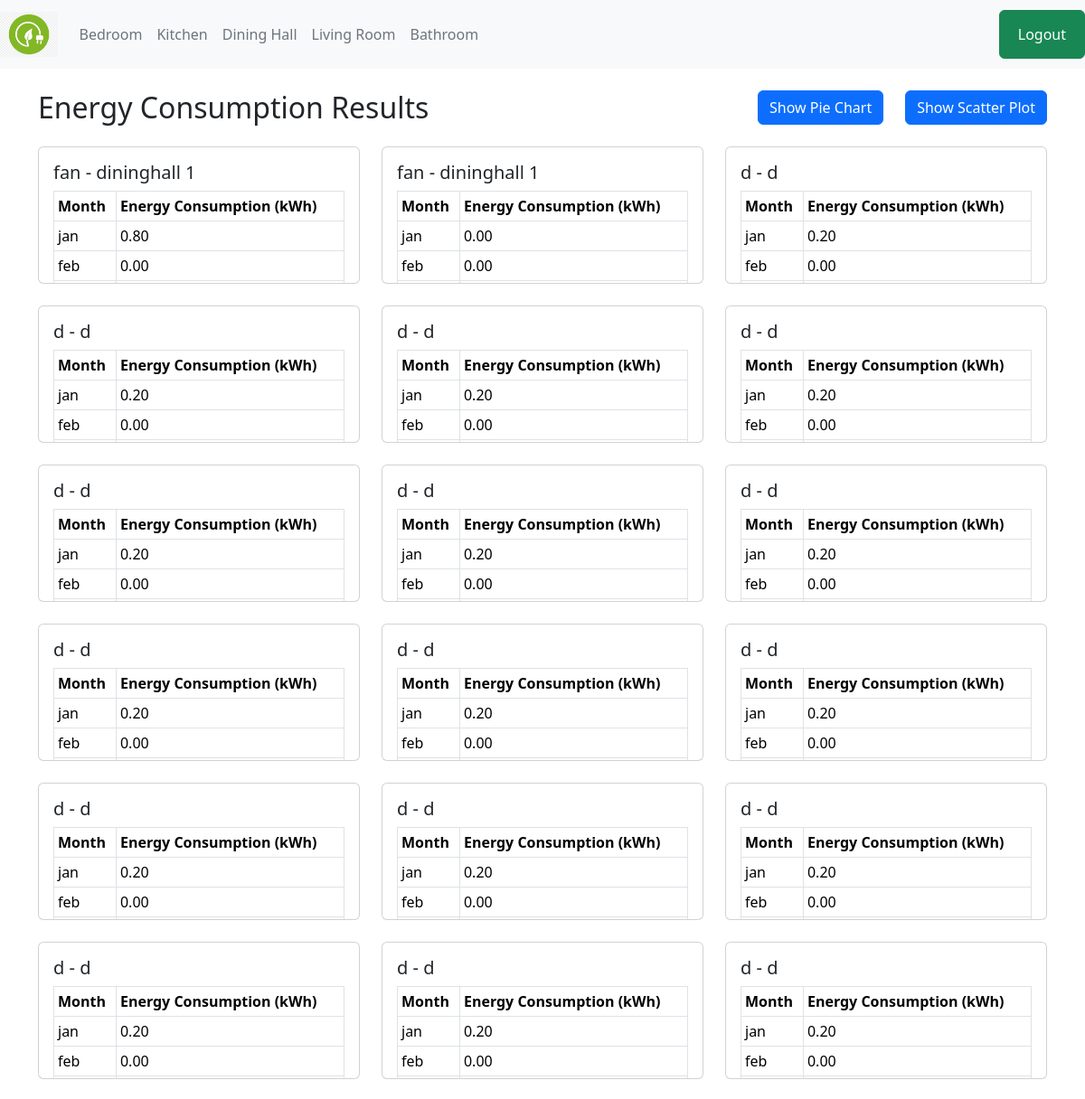
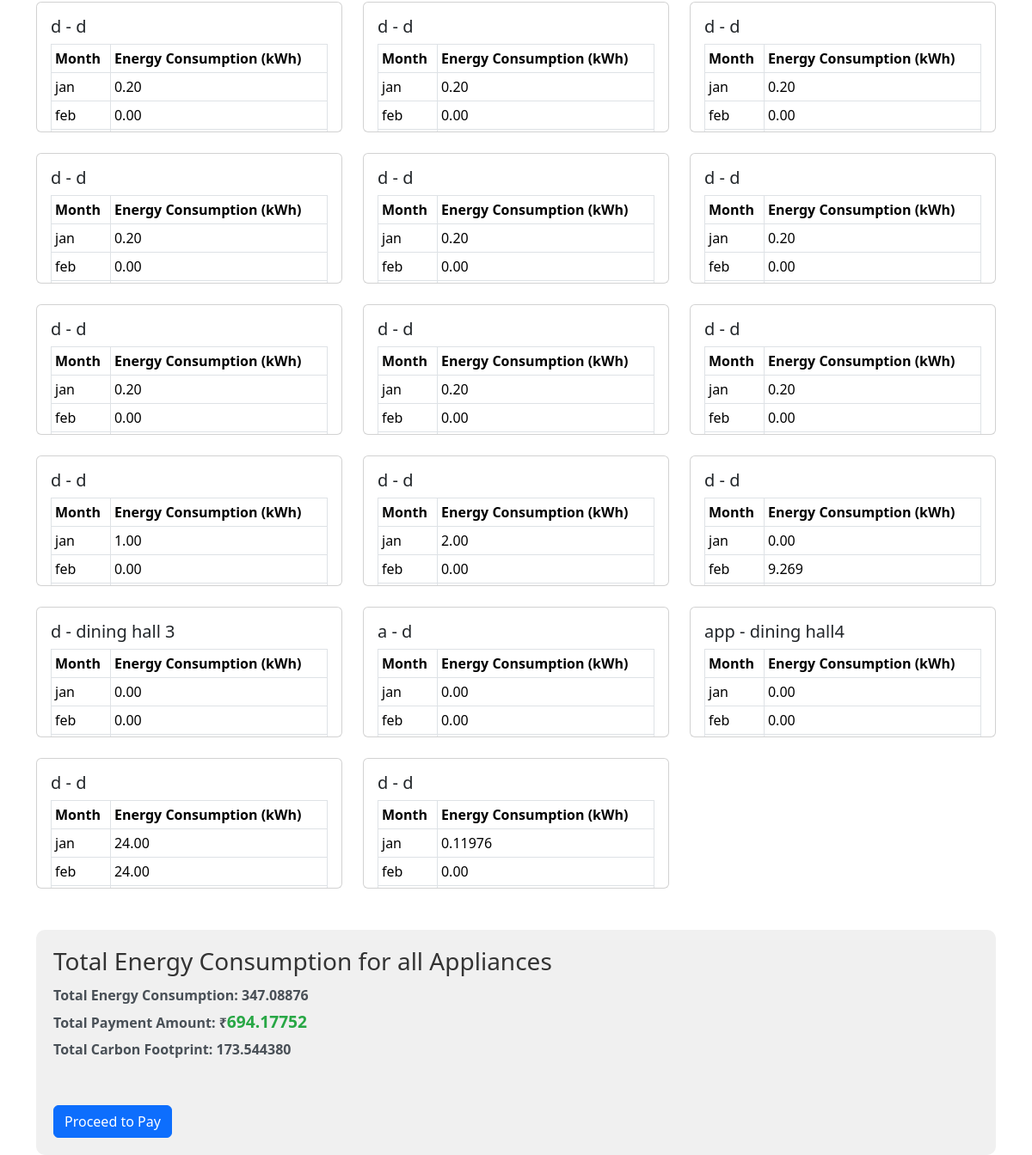
/energy/consumption3/, run on the app's committed database (2 pictures, top to bottom).
### myapp/models.py (models this page shows, shortened)
class DininghallAppliance(models.Model):
    dininghall_name=models.CharField(max_length=100,default='')
    appliance_name = models.CharField(max_length=100)
    wattage = models.IntegerField(help_text='Wattage in Watts')
    quantity = models.IntegerField(default=1)
    jan = models.DecimalField(max_digits=5, decimal_places=2, default=0.00)
    feb = models.DecimalField(max_digits=5, decimal_places=2, default=0.00)
    mar = models.DecimalField(max_digits=5, decimal_places=2, default=0.00)
    apr = models.DecimalField(max_digits=5, decimal_places=2, default=0.00)
    may = models.DecimalField(max_digits=5, decimal_places=2, default=0.00)
    jun = models.DecimalField(max_digits=5, decimal_places=2, default=0.00)
    jul = models.DecimalField(max_digits=5, decimal_places=2, default=0.00)
    aug = models.DecimalField(max_digits=5, decimal_places=2, default=0.00)
    sep = models.DecimalField(max_digits=5, decimal_places=2, default=0.00)
    oct = models.DecimalField(max_digits=5, decimal_places=2, default=0.00)
    nov= models.DecimalField(max_digits=5, decimal_places=2, default=0.00)
    dec = models.DecimalField(max_digits=5, decimal_places=2, default=0.00)

### myapp/views.py (the view)
# urls.py: path('energy/consumption3/', calculate_energy_consumption3, name='calculate_energy_consumption3'),
def calculate_energy_consumption3(request):
    appliances = DininghallAppliance.objects.all()
    energy_results = []
    total_energy_sum = Decimal('0')  # Initialize total energy sum as a Decimal
    rate_per_kwh = Decimal('2')
    carbon_footprint_per_kwh = Decimal('0.5')  # Carbon footprint per kWh
    total_carbon_footprint = Decimal('0')  # Initialize total carbon footprint
    for appliance in appliances:
        total_energy_consumption = 0
        energy_consumption = {}
        months = ['jan', 'feb', 'mar', 'apr', 'may', 'jun', 'jul', 'aug', 'sep', 'oct', 'nov', 'dec']
        for month in months:
            usage_hours = getattr(appliance, month)
            energy_consumption[month] = appliance.wattage * usage_hours / 1000
            total_energy_consumption += energy_consumption[month]
        appliance_carbon_footprint = total_energy_consumption * carbon_footprint_per_kwh
        total_carbon_footprint += appliance_carbon_footprint
        energy_results.append({'appliance': appliance, 'energy_consumption': energy_consumption, 'total_energy_consumption': total_energy_consumption, 'carbon_footprint': appliance_carbon_footprint})
        total_energy_sum += total_energy_consumption  # Add current appliance's energy consumption to the total sum
        payment_amount = total_energy_sum * rate_per_kwh
    return render(request, 'energy_consumption_result3.html', {'energy_results': energy_results, 'total_energy_sum': total_energy_sum, 'payment_amount': payment_amount, 'total_carbon_footprint': total_carbon_footprint})

### templates/energy_consumption_result3.html (shortened to what this page needs)
<!DOCTYPE html>
{% load static %}
<html lang="en">
<head>
    <link href="https://cdn.jsdelivr.net/npm/bootstrap@5.3.3/dist/css/bootstrap.min.css" rel="stylesheet">
</head>
<body>
    <nav class="navbar navbar-expand-lg navbar-light">
        <a class="navbar-brand" href="{% url 'index' %}">
            <img src="{% static 'logo.png' %}" alt="Your Logo" height="50">
        </a>
        <div class="collapse navbar-collapse" id="navbarNav">
          <ul class="navbar-nav">
            <li class="nav-item active">
              <a class="nav-link" href="{%url 'bedroom_create' %}">Bedroom </a>
            </li>
            <li class="nav-item">
              <a class="nav-link" href="{%url 'kitchen_appliance_create' %}">Kitchen</a>
            </li>
            <li class="nav-item">
              <a class="nav-link" href="{%url 'dininghall_create' %}">Dining Hall</a>
            </li>
            <li class="nav-item">
              <a class="nav-link " href="{%url 'livingroom_create' %}">Living Room</a>
            </li>
            <li class="nav-item">
                <a class="nav-link " href="{%url 'bathroom_create' %}">Bathroom </a>
            </li>
          </ul>
          <ul class="navbar-nav ml-auto">
            <li class="nav-item">
                <button class="btn btn-success"><a class="nav-link" href="{%url 'logout' %}" style="color: white;">Logout</a></button>
            </li>
          </ul>
        </div>
      </nav>
      <div class="main-section">
        <div class="container mt-4">
            <div class="row align-items-center mb-4">
                <div class="col">
                    <h2 class="mb-0">Energy Consumption Results</h2>
                </div>
                <div class="col-auto">
                    <button class="btn btn-primary"><a href="{% url 'piechart3' %}" style="color: white; text-decoration: none;">Show Pie Chart</a></button>
                </div>
                <div class="col-auto">
                    <button class="btn btn-primary"><a href="{% url 'scatterplot3' %}" style="color: white; text-decoration: none;">Show Scatter Plot</a></button>
                </div>
            </div>
            <div class="row row-cols-1 row-cols-md-3 g-4">
                {% for result in energy_results %}
                <div class="col">
                    <div class="card">
                        <div class="card-body">
                            <h5 class="card-title">{{ result.appliance.appliance_name }} - {{ result.appliance.dininghall_name }}</h5>
                            <div class="table-responsive">
                                <table class="table table-bordered table-sm small-table">
                                    <thead>
                                        <tr>
                                            <th>Month</th>
                                            <th>Energy Consumption (kWh)</th>
                                        </tr>
                                    </thead>
                                    <tbody>
                                        {% for month, consumption in result.energy_consumption.items %}
                                        <tr>
                                            <td>{{ month }}</td>
                                            <td>{{ consumption }}</td>
                                        </tr>
                                        {% endfor %}
                                    </tbody>
                                </table>
                            </div>
                        </div>
                    </div>
                </div>
                {% endfor %}
            </div>
            <div class="total-energy-section mt-5">
                <h3 class="total-energy-title">Total Energy Consumption for all Appliances</h3>
                <p class="total-energy-text">Total Energy Consumption: {{ total_energy_sum }}</p>
                <p class="total-energy-text">Total Payment Amount: ₹<span class="payment-amount">{{ payment_amount }}</span></p>
                <p class="total-energy-text">Total Carbon Footprint: {{ total_carbon_footprint }}</p>
                <div class="col-md-6">
                    <button class="btn btn-primary mt-5" data-bs-toggle="modal" data-bs-target="#paymentModal">Proceed to Pay</button>
                </div>
            </div>
        </div>
    </div>
</body>
</html>

### templates/energy_consumption_result3.html (style rules this page uses)
.navbar { background-color: #f8f9fa; }
.navbar-brand { font-weight: bold; color: green; }
.navbar-nav .nav-link { color: #6c757d; }
.ml-auto { margin-left: auto !important; }
.total-energy-section { background-color: #f0f0f0; padding: 20px; border-radius: 10px; }
.total-energy-title { color: #333; margin-bottom: 10px; }
.total-energy-text { color: #666; margin-bottom: 5px; }
.card-body { max-height: 150px; overflow-y: auto; }
.total-energy-text { color: #495057; font-weight: bold; margin-bottom: 5px; }
.payment-amount { color: #28a745; font-size: 1.2em; font-weight: bold; }

### data on the page
DininghallAppliance: appliance.appliance_name "fan", appliance.dininghall_name "dininghall 1", energy_consumption "jan" "feb", energy_consumption "0.80" "0.00"
DininghallAppliance: appliance.appliance_name "fan", appliance.dininghall_name "dininghall 1", energy_consumption "jan" "feb", energy_consumption "0.00" "0.00"
DininghallAppliance: appliance.appliance_name "d", appliance.dininghall_name "d", energy_consumption "jan" "feb", energy_consumption "0.20" "0.00"
DininghallAppliance: appliance.appliance_name "d", appliance.dininghall_name "d", energy_consumption "jan" "feb", energy_consumption "0.20" "0.00"
DininghallAppliance: appliance.appliance_name "d", appliance.dininghall_name "d", energy_consumption "jan" "feb", energy_consumption "0.20" "0.00"
DininghallAppliance: appliance.appliance_name "d", appliance.dininghall_name "d", energy_consumption "jan" "feb", energy_consumption "0.20" "0.00"
DininghallAppliance: appliance.appliance_name "d", appliance.dininghall_name "d", energy_consumption "jan" "feb", energy_consumption "0.20" "0.00"
DininghallAppliance: appliance.appliance_name "d", appliance.dininghall_name "d", energy_consumption "jan" "feb", energy_consumption "0.20" "0.00"
DininghallAppliance: appliance.appliance_name "d", appliance.dininghall_name "d", energy_consumption "jan" "feb", energy_consumption "0.20" "0.00"
DininghallAppliance: appliance.appliance_name "d", appliance.dininghall_name "d", energy_consumption "jan" "feb", energy_consumption "0.20" "0.00"
DininghallAppliance: appliance.appliance_name "d", appliance.dininghall_name "d", energy_consumption "jan" "feb", energy_consumption "0.20" "0.00"
DininghallAppliance: appliance.appliance_name "d", appliance.dininghall_name "d", energy_consumption "jan" "feb", energy_consumption "0.20" "0.00"
DininghallAppliance: appliance.appliance_name "d", appliance.dininghall_name "d", energy_consumption "jan" "feb", energy_consumption "0.20" "0.00"
DininghallAppliance: appliance.appliance_name "d", appliance.dininghall_name "d", energy_consumption "jan" "feb", energy_consumption "0.20" "0.00"
DininghallAppliance: appliance.appliance_name "d", appliance.dininghall_name "d", energy_consumption "jan" "feb", energy_consumption "0.20" "0.00"
DininghallAppliance: appliance.appliance_name "d", appliance.dininghall_name "d", energy_consumption "jan" "feb", energy_consumption "0.20" "0.00"
DininghallAppliance: appliance.appliance_name "d", appliance.dininghall_name "d", energy_consumption "jan" "feb", energy_consumption "0.20" "0.00"
DininghallAppliance: appliance.appliance_name "d", appliance.dininghall_name "d", energy_consumption "jan" "feb", energy_consumption "0.20" "0.00"
DininghallAppliance: appliance.appliance_name "d", appliance.dininghall_name "d", energy_consumption "jan" "feb", energy_consumption "0.20" "0.00"
DininghallAppliance: appliance.appliance_name "d", appliance.dininghall_name "d", energy_consumption "jan" "feb", energy_consumption "0.20" "0.00"
DininghallAppliance: appliance.appliance_name "d", appliance.dininghall_name "d", energy_consumption "jan" "feb", energy_consumption "0.20" "0.00"
DininghallAppliance: appliance.appliance_name "d", appliance.dininghall_name "d", energy_consumption "jan" "feb", energy_consumption "0.20" "0.00"
DininghallAppliance: appliance.appliance_name "d", appliance.dininghall_name "d", energy_consumption "jan" "feb", energy_consumption "0.20" "0.00"
DininghallAppliance: appliance.appliance_name "d", appliance.dininghall_name "d", energy_consumption "jan" "feb", energy_consumption "0.20" "0.00"
DininghallAppliance: appliance.appliance_name "d", appliance.dininghall_name "d", energy_consumption "jan" "feb", energy_consumption "0.20" "0.00"
DininghallAppliance: appliance.appliance_name "d", appliance.dininghall_name "d", energy_consumption "jan" "feb", energy_consumption "0.20" "0.00"
DininghallAppliance: appliance.appliance_name "d", appliance.dininghall_name "d", energy_consumption "jan" "feb", energy_consumption "0.20" "0.00"
DininghallAppliance: appliance.appliance_name "d", appliance.dininghall_name "d", energy_consumption "jan" "feb", energy_consumption "1.00" "0.00"
DininghallAppliance: appliance.appliance_name "d", appliance.dininghall_name "d", energy_consumption "jan" "feb", energy_consumption "2.00" "0.00"
DininghallAppliance: appliance.appliance_name "d", appliance.dininghall_name "d", energy_consumption "jan" "feb", energy_consumption "0.00" "9.269"
DininghallAppliance: appliance.appliance_name "d", appliance.dininghall_name "dining hall 3", energy_consumption "jan" "feb", energy_consumption "0.00" "0.00"
DininghallAppliance: appliance.appliance_name "a", appliance.dininghall_name "d", energy_consumption "jan" "feb", energy_consumption "0.00" "0.00"
DininghallAppliance: appliance.appliance_name "app", appliance.dininghall_name "dining hall4", energy_consumption "jan" "feb", energy_consumption "0.00" "0.00"
DininghallAppliance: appliance.appliance_name "d", appliance.dininghall_name "d", energy_consumption "jan" "feb", energy_consumption "24.00" "24.00"
DininghallAppliance: appliance.appliance_name "d", appliance.dininghall_name "d", energy_consumption "jan" "feb", energy_consumption "0.11976" "0.00"

### other printed values
{{ total_energy_sum }} "347.08876"
{{ payment_amount }} "694.17752"
{{ total_carbon_footprint }} "173.544380"
